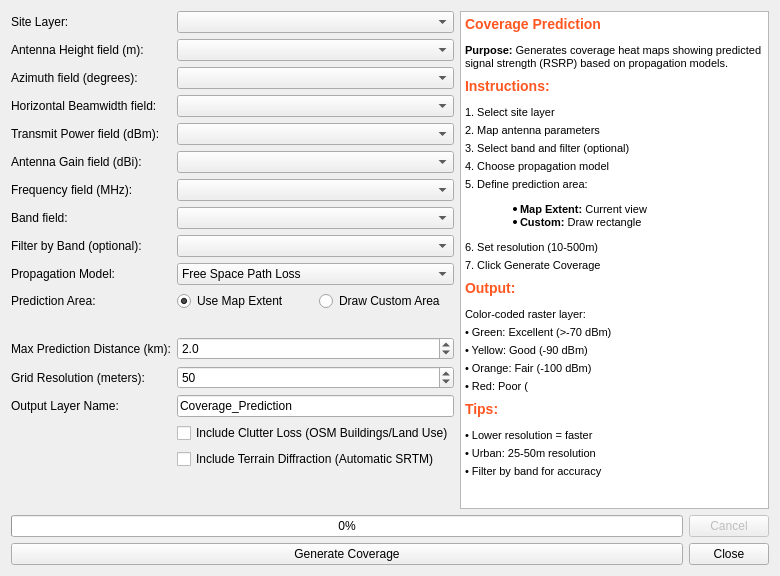
<?xml version="1.0" encoding="UTF-8"?>
<ui version="4.0">
 <class>CoveragePredictionDialogBase</class>
 <widget class="QDialog" name="CoveragePredictionDialogBase">
  <property name="geometry">
   <rect>
    <x>0</x>
    <y>0</y>
    <width>780</width>
    <height>576</height>
   </rect>
  </property>
  <property name="minimumSize">
   <size>
    <width>0</width>
    <height>576</height>
   </size>
  </property>
  <property name="windowTitle">
   <string>Coverage Prediction</string>
  </property>
  <property name="windowIcon">
   <iconset>
    <normaloff>icon_coverage.svg</normaloff>icon_coverage.svg</iconset>
  </property>
  <layout class="QVBoxLayout" name="mainVerticalLayout">
   <item>
    <layout class="QHBoxLayout" name="horizontalLayout">
     <item>
      <layout class="QVBoxLayout" name="leftLayout">
       <item>
        <layout class="QFormLayout" name="formLayout">
         <item row="0" column="0">
          <widget class="QLabel" name="layerLabel">
           <property name="text">
            <string>Site Layer:</string>
           </property>
          </widget>
         </item>
         <item row="0" column="1">
          <widget class="QComboBox" name="layerComboBox"/>
         </item>
         <item row="1" column="0">
          <widget class="QLabel" name="heightLabel">
           <property name="text">
            <string>Antenna Height field (m):</string>
           </property>
          </widget>
         </item>
         <item row="1" column="1">
          <widget class="QComboBox" name="heightFieldComboBox"/>
         </item>
         <item row="2" column="0">
          <widget class="QLabel" name="azimuthLabel">
           <property name="text">
            <string>Azimuth field (degrees):</string>
           </property>
          </widget>
         </item>
         <item row="2" column="1">
          <widget class="QComboBox" name="azimuthFieldComboBox"/>
         </item>
         <item row="3" column="0">
          <widget class="QLabel" name="beamwidthLabel">
           <property name="text">
            <string>Horizontal Beamwidth field:</string>
           </property>
          </widget>
         </item>
         <item row="3" column="1">
          <widget class="QComboBox" name="beamwidthFieldComboBox"/>
         </item>
         <item row="4" column="0">
          <widget class="QLabel" name="powerLabel">
           <property name="text">
            <string>Transmit Power field (dBm):</string>
           </property>
          </widget>
         </item>
         <item row="4" column="1">
          <widget class="QComboBox" name="powerFieldComboBox"/>
         </item>
         <item row="5" column="0">
          <widget class="QLabel" name="gainLabel">
           <property name="text">
            <string>Antenna Gain field (dBi):</string>
           </property>
          </widget>
         </item>
         <item row="5" column="1">
          <widget class="QComboBox" name="gainFieldComboBox"/>
         </item>
         <item row="6" column="0">
          <widget class="QLabel" name="frequencyLabel">
           <property name="text">
            <string>Frequency field (MHz):</string>
           </property>
          </widget>
         </item>
         <item row="6" column="1">
          <widget class="QComboBox" name="frequencyFieldComboBox"/>
         </item>
         <item row="7" column="0">
          <widget class="QLabel" name="bandLabel">
           <property name="text">
            <string>Band field:</string>
           </property>
          </widget>
         </item>
         <item row="7" column="1">
          <widget class="QComboBox" name="bandFieldComboBox"/>
         </item>
         <item row="8" column="0">
          <widget class="QLabel" name="bandFilterLabel">
           <property name="text">
            <string>Filter by Band (optional):</string>
           </property>
          </widget>
         </item>
         <item row="8" column="1">
          <widget class="QComboBox" name="bandFilterComboBox">
           <property name="toolTip">
            <string>Select a specific band to predict, or leave as 'All Bands' to predict all</string>
           </property>
          </widget>
         </item>
         <item row="9" column="0">
          <widget class="QLabel" name="propagationModelLabel">
           <property name="text">
            <string>Propagation Model:</string>
           </property>
          </widget>
         </item>
         <item row="9" column="1">
          <widget class="QComboBox" name="propagationModelComboBox">
           <item>
            <property name="text">
             <string>Free Space Path Loss</string>
            </property>
           </item>
           <item>
            <property name="text">
             <string>Okumura-Hata (Urban)</string>
            </property>
           </item>
           <item>
            <property name="text">
             <string>Okumura-Hata (Suburban)</string>
            </property>
           </item>
           <item>
            <property name="text">
             <string>Okumura-Hata (Rural)</string>
            </property>
           </item>
           <item>
            <property name="text">
             <string>COST-231 Hata (Urban)</string>
            </property>
           </item>
           <item>
            <property name="text">
             <string>COST-231 Hata (Suburban)</string>
            </property>
           </item>
           <item>
            <property name="text">
             <string>Ericsson 9999</string>
            </property>
           </item>
           <item>
            <property name="text">
             <string>SUI (Suburban)</string>
            </property>
           </item>
           <item>
            <property name="text">
             <string>SUI (Urban)</string>
            </property>
           </item>
           <item>
            <property name="text">
             <string>ECC-33 (Urban)</string>
            </property>
           </item>
           <item>
            <property name="text">
             <string>ECC-33 (Suburban)</string>
            </property>
           </item>
          </widget>
         </item>
         <item row="10" column="0">
          <widget class="QLabel" name="extentLabel">
           <property name="text">
            <string>Prediction Area:</string>
           </property>
          </widget>
         </item>
         <item row="10" column="1">
          <layout class="QHBoxLayout" name="extentLayout">
           <item>
            <widget class="QRadioButton" name="useMapExtentRadio">
             <property name="text">
              <string>Use Map Extent</string>
             </property>
             <property name="checked">
              <bool>true</bool>
             </property>
            </widget>
           </item>
           <item>
            <widget class="QRadioButton" name="useCustomExtentRadio">
             <property name="text">
              <string>Draw Custom Area</string>
             </property>
            </widget>
           </item>
          </layout>
         </item>
         <item row="11" column="1">
          <widget class="QLabel" name="extentInfoLabel">
           <property name="text">
            <string/>
           </property>
           <property name="styleSheet">
            <string notr="true">color: #0066cc; font-style: italic; font-size: 9pt; padding-left: 5px;</string>
           </property>
           <property name="wordWrap">
            <bool>true</bool>
           </property>
           <property name="alignment">
            <set>Qt::AlignLeft|Qt::AlignTop</set>
           </property>
          </widget>
         </item>
         <item row="12" column="0">
          <widget class="QLabel" name="maxDistanceLabel">
           <property name="text">
            <string>Max Prediction Distance (km):</string>
           </property>
          </widget>
         </item>
         <item row="12" column="1">
          <widget class="QDoubleSpinBox" name="maxDistanceSpinBox">
           <property name="decimals">
            <number>1</number>
           </property>
           <property name="minimum">
            <double>0.500000000000000</double>
           </property>
           <property name="maximum">
            <double>20.000000000000000</double>
           </property>
           <property name="value">
            <double>2.000000000000000</double>
           </property>
          </widget>
         </item>
         <item row="13" column="0">
          <widget class="QLabel" name="resolutionLabel">
           <property name="text">
            <string>Grid Resolution (meters):</string>
           </property>
          </widget>
         </item>
         <item row="13" column="1">
          <widget class="QSpinBox" name="resolutionSpinBox">
           <property name="minimum">
            <number>10</number>
           </property>
           <property name="maximum">
            <number>500</number>
           </property>
           <property name="singleStep">
            <number>10</number>
           </property>
           <property name="value">
            <number>50</number>
           </property>
          </widget>
         </item>
         <item row="14" column="0">
          <widget class="QLabel" name="outputNameLabel">
           <property name="text">
            <string>Output Layer Name:</string>
           </property>
          </widget>
         </item>
         <item row="14" column="1">
          <widget class="QLineEdit" name="outputNameLineEdit">
           <property name="text">
            <string>Coverage_Prediction</string>
           </property>
          </widget>
         </item>
         <item row="15" column="1">
          <widget class="QCheckBox" name="useClutterCheckBox">
           <property name="text">
            <string>Include Clutter Loss (OSM Buildings/Land Use)</string>
           </property>
           <property name="checked">
            <bool>false</bool>
           </property>
           <property name="toolTip">
            <string>Query OpenStreetMap for buildings and land use data to apply additional clutter losses</string>
           </property>
          </widget>
         </item>
         <item row="16" column="1">
          <widget class="QCheckBox" name="useTerrainCheckBox">
           <property name="text">
            <string>Include Terrain Diffraction (Automatic SRTM)</string>
           </property>
           <property name="checked">
            <bool>false</bool>
           </property>
           <property name="toolTip">
            <string>Automatically query elevation data to calculate terrain diffraction losses</string>
           </property>
          </widget>
         </item>
        </layout>
       </item>
      </layout>
     </item>
     <item>
      <widget class="QTextBrowser" name="infoTextBrowser">
       <property name="html">
        <string>&lt;!DOCTYPE HTML PUBLIC &quot;-//W3C//DTD HTML 4.0//EN&quot; &quot;http://www.w3.org/TR/REC-html40/strict.dtd&quot;&gt;
&lt;html&gt;&lt;head&gt;&lt;meta name=&quot;qrichtext&quot; content=&quot;1&quot; /&gt;&lt;style type=&quot;text/css&quot;&gt;
p, li { white-space: pre-wrap; }
&lt;/style&gt;&lt;/head&gt;&lt;body style=&quot; font-family:'MS Shell Dlg 2'; font-size:8.25pt; font-weight:400; font-style:normal;&quot;&gt;
&lt;h3 style=&quot; margin-top:8px; margin-bottom:12px; margin-left:0px; margin-right:0px; -qt-block-indent:0; text-indent:0px;&quot;&gt;&lt;span style=&quot; font-size:9.5pt; font-weight:600; color:#ff5722;&quot;&gt;Coverage Prediction&lt;/span&gt;&lt;/h3&gt;
&lt;p style=&quot; margin-top:5px; margin-bottom:5px; margin-left:0px; margin-right:0px; -qt-block-indent:0; text-indent:0px;&quot;&gt;&lt;span style=&quot; font-size:8.5pt; font-weight:600;&quot;&gt;Purpose:&lt;/span&gt;&lt;span style=&quot; font-size:8.5pt;&quot;&gt; Generates coverage heat maps showing predicted signal strength (RSRP) based on propagation models.&lt;/span&gt; &lt;/p&gt;
&lt;h3 style=&quot; margin-top:8px; margin-bottom:12px; margin-left:0px; margin-right:0px; -qt-block-indent:0; text-indent:0px;&quot;&gt;&lt;span style=&quot; font-size:9.5pt; font-weight:600; color:#ff5722;&quot;&gt;Instructions:&lt;/span&gt;&lt;/h3&gt;
&lt;p style=&quot; margin-top:5px; margin-bottom:5px; margin-left:0px; margin-right:0px; -qt-block-indent:0; text-indent:0px;&quot;&gt;&lt;span style=&quot; font-size:8.5pt;&quot;&gt;1. Select site layer&lt;/span&gt;&lt;/p&gt;
&lt;p style=&quot; margin-top:5px; margin-bottom:5px; margin-left:0px; margin-right:0px; -qt-block-indent:0; text-indent:0px;&quot;&gt;&lt;span style=&quot; font-size:8.5pt;&quot;&gt;2. Map antenna parameters&lt;/span&gt;&lt;/p&gt;
&lt;p style=&quot; margin-top:5px; margin-bottom:5px; margin-left:0px; margin-right:0px; -qt-block-indent:0; text-indent:0px;&quot;&gt;&lt;span style=&quot; font-size:8.5pt;&quot;&gt;3. Select band and filter (optional)&lt;/span&gt;&lt;/p&gt;
&lt;p style=&quot; margin-top:5px; margin-bottom:5px; margin-left:0px; margin-right:0px; -qt-block-indent:0; text-indent:0px;&quot;&gt;&lt;span style=&quot; font-size:8.5pt;&quot;&gt;4. Choose propagation model&lt;/span&gt;&lt;/p&gt;
&lt;p style=&quot; margin-top:5px; margin-bottom:5px; margin-left:0px; margin-right:0px; -qt-block-indent:0; text-indent:0px;&quot;&gt;&lt;span style=&quot; font-size:8.5pt;&quot;&gt;5. Define prediction area:&lt;/span&gt;&lt;/p&gt;
&lt;ul style=&quot;margin-top: 0px; margin-bottom: 0px; margin-left: 0px; margin-right: 0px; -qt-list-indent: 1;&quot;&gt;&lt;li style=&quot; margin-top:12px; margin-bottom:0px; margin-left:15px; margin-right:0px; -qt-block-indent:0; text-indent:0px;&quot;&gt;&lt;span style=&quot; font-weight:600;&quot;&gt;Map Extent:&lt;/span&gt; Current view&lt;/li&gt;
&lt;li style=&quot; margin-top:0px; margin-bottom:12px; margin-left:15px; margin-right:0px; -qt-block-indent:0; text-indent:0px;&quot;&gt;&lt;span style=&quot; font-weight:600;&quot;&gt;Custom:&lt;/span&gt; Draw rectangle&lt;/li&gt;&lt;/ul&gt;
&lt;p style=&quot; margin-top:5px; margin-bottom:5px; margin-left:0px; margin-right:0px; -qt-block-indent:0; text-indent:0px;&quot;&gt;&lt;span style=&quot; font-size:8.5pt;&quot;&gt;6. Set resolution (10-500m)&lt;/span&gt;&lt;/p&gt;
&lt;p style=&quot; margin-top:5px; margin-bottom:5px; margin-left:0px; margin-right:0px; -qt-block-indent:0; text-indent:0px;&quot;&gt;&lt;span style=&quot; font-size:8.5pt;&quot;&gt;7. Click Generate Coverage&lt;/span&gt; &lt;/p&gt;
&lt;h3 style=&quot; margin-top:8px; margin-bottom:12px; margin-left:0px; margin-right:0px; -qt-block-indent:0; text-indent:0px;&quot;&gt;&lt;span style=&quot; font-size:9.5pt; font-weight:600; color:#ff5722;&quot;&gt;Output:&lt;/span&gt;&lt;/h3&gt;
&lt;p style=&quot; margin-top:5px; margin-bottom:5px; margin-left:0px; margin-right:0px; -qt-block-indent:0; text-indent:0px;&quot;&gt;&lt;span style=&quot; font-size:8.5pt;&quot;&gt;Color-coded raster layer:&lt;/span&gt;&lt;/p&gt;
&lt;p style=&quot; margin-top:5px; margin-bottom:5px; margin-left:0px; margin-right:0px; -qt-block-indent:0; text-indent:0px;&quot;&gt;&lt;span style=&quot; font-size:8.5pt;&quot;&gt;• Green: Excellent (&amp;gt;-70 dBm)&lt;/span&gt;&lt;/p&gt;
&lt;p style=&quot; margin-top:5px; margin-bottom:5px; margin-left:0px; margin-right:0px; -qt-block-indent:0; text-indent:0px;&quot;&gt;&lt;span style=&quot; font-size:8.5pt;&quot;&gt;• Yellow: Good (-90 dBm)&lt;/span&gt;&lt;/p&gt;
&lt;p style=&quot; margin-top:5px; margin-bottom:5px; margin-left:0px; margin-right:0px; -qt-block-indent:0; text-indent:0px;&quot;&gt;&lt;span style=&quot; font-size:8.5pt;&quot;&gt;• Orange: Fair (-100 dBm)&lt;/span&gt;&lt;/p&gt;
&lt;p style=&quot; margin-top:5px; margin-bottom:5px; margin-left:0px; margin-right:0px; -qt-block-indent:0; text-indent:0px;&quot;&gt;&lt;span style=&quot; font-size:8.5pt;&quot;&gt;• Red: Poor ( &lt;/span&gt;&lt;/p&gt;
&lt;h3 style=&quot; margin-top:8px; margin-bottom:12px; margin-left:0px; margin-right:0px; -qt-block-indent:0; text-indent:0px;&quot;&gt;&lt;span style=&quot; font-size:9.5pt; font-weight:600; color:#ff5722;&quot;&gt;Tips:&lt;/span&gt;&lt;/h3&gt;
&lt;p style=&quot; margin-top:5px; margin-bottom:5px; margin-left:0px; margin-right:0px; -qt-block-indent:0; text-indent:0px;&quot;&gt;&lt;span style=&quot; font-size:8.5pt;&quot;&gt;• Lower resolution = faster&lt;/span&gt;&lt;/p&gt;
&lt;p style=&quot; margin-top:5px; margin-bottom:5px; margin-left:0px; margin-right:0px; -qt-block-indent:0; text-indent:0px;&quot;&gt;&lt;span style=&quot; font-size:8.5pt;&quot;&gt;• Urban: 25-50m resolution&lt;/span&gt;&lt;/p&gt;
&lt;p style=&quot; margin-top:5px; margin-bottom:5px; margin-left:0px; margin-right:0px; -qt-block-indent:0; text-indent:0px;&quot;&gt;&lt;span style=&quot; font-size:8.5pt;&quot;&gt;• Filter by band for accuracy&lt;/span&gt;&lt;/p&gt;&lt;/body&gt;&lt;/html&gt;</string>
       </property>
      </widget>
     </item>
    </layout>
   </item>
   <item>
    <layout class="QHBoxLayout" name="progressLayout">
     <item>
      <widget class="QProgressBar" name="progressBar">
       <property name="visible">
        <bool>true</bool>
       </property>
       <property name="value">
        <number>0</number>
       </property>
       <property name="textVisible">
        <bool>true</bool>
       </property>
      </widget>
     </item>
     <item>
      <widget class="QPushButton" name="cancelButton">
       <property name="enabled">
        <bool>false</bool>
       </property>
       <property name="text">
        <string>Cancel</string>
       </property>
      </widget>
     </item>
    </layout>
   </item>
   <item>
    <layout class="QHBoxLayout" name="bottomLayout">
     <property name="spacing">
      <number>6</number>
     </property>
     <item>
      <widget class="QPushButton" name="generateButton">
       <property name="text">
        <string>Generate Coverage</string>
       </property>
      </widget>
     </item>
     <item>
      <widget class="QDialogButtonBox" name="buttonBox">
       <property name="sizePolicy">
        <sizepolicy hsizetype="Fixed" vsizetype="Fixed">
         <horstretch>0</horstretch>
         <verstretch>0</verstretch>
        </sizepolicy>
       </property>
       <property name="standardButtons">
        <set>QDialogButtonBox::Close</set>
       </property>
      </widget>
     </item>
    </layout>
   </item>
  </layout>
 </widget>
 <resources/>
 <connections>
  <connection>
   <sender>buttonBox</sender>
   <signal>rejected()</signal>
   <receiver>CoveragePredictionDialogBase</receiver>
   <slot>reject()</slot>
   <hints>
    <hint type="sourcelabel">
     <x>20</x>
     <y>20</y>
    </hint>
    <hint type="destinationlabel">
     <x>20</x>
     <y>20</y>
    </hint>
   </hints>
  </connection>
 </connections>
</ui>
